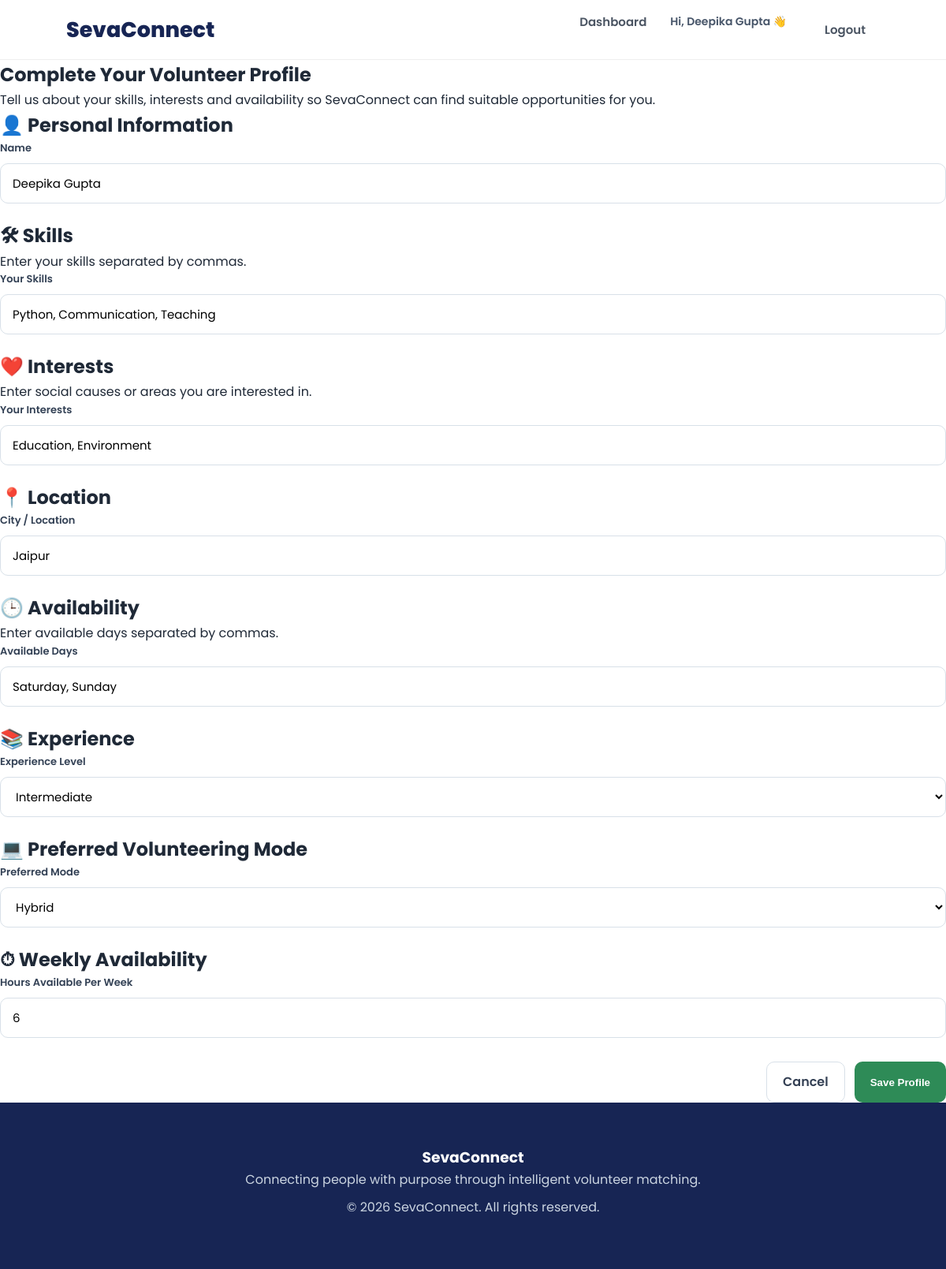
The app's page /volunteer-profile (signed in) with its own data.
### tables this page shows
CREATE TABLE users (
            user_id INTEGER PRIMARY KEY AUTOINCREMENT,
            name TEXT NOT NULL,
            email TEXT UNIQUE NOT NULL,
            password TEXT NOT NULL,
            role TEXT NOT NULL
        );

CREATE TABLE volunteer_profiles (
            profile_id INTEGER PRIMARY KEY AUTOINCREMENT,
            user_id INTEGER UNIQUE NOT NULL,
            skills TEXT,
            interests TEXT,
            location TEXT,
            availability TEXT,
            experience TEXT,
            preferred_mode TEXT,
            hours_per_week INTEGER,
            FOREIGN KEY (user_id) REFERENCES users(user_id)
        );

### app.py (the view, shortened to what this page needs)
@app.route(
    "/volunteer-profile",
    methods=["GET", "POST"]
)
def volunteer_profile():
    if "user_id" not in session:
        return redirect(
            url_for("login")
        )
    if session.get("role") != "volunteer":
        return redirect(
            url_for("login")
        )
    connection = get_db_connection()
    profile = connection.execute(
        """
        SELECT *
        FROM volunteer_profiles
        WHERE user_id = ?
        """,
        (
            session["user_id"],
        )
    ).fetchone()
    user = connection.execute(
        """
        SELECT *
        FROM users
        WHERE user_id = ?
        """,
        (
            session["user_id"],
        )
    ).fetchone()
    connection.close()
    return render_template(
        "volunteer_profile.html",
        profile=profile,
        user=user
    )

### app.py (called while the page is built)
def get_db_connection():
    return DatabaseConnection()

    def execute(self, query, params=()):
        if self.is_postgres:
            query = query.replace(
                "?",
                "%s"
            )
            cursor = self.connection.cursor(
                cursor_factory=RealDictCursor
            )
            cursor.execute(
                query,
                params
            )
            return cursor
        else:
            return self.connection.execute(
                query,
                params
            )

    def close(self):
        self.connection.close()

### templates/volunteer_profile.html (shortened to what this page needs)
<!DOCTYPE html>
<html lang="en">
<head>
    <link
        rel="stylesheet"
        href="{{ url_for('static', filename='style.css') }}"
    >
</head>
<body>
    <nav class="navbar">
        <div class="logo">
            SevaConnect
        </div>
        <div class="nav-links">
            <a href="/volunteer-dashboard">
                Dashboard
            </a>
            <span class="welcome-user">
                Hi, {{ session["name"] }} 👋
            </span>
            <a
                href="/logout"
                class="login-btn"
            >
                Logout
            </a>
        </div>
    </nav>
    <main class="profile-page">
        <section class="profile-header">
            <h1>
                Complete Your Volunteer Profile
            </h1>
            <p>
                Tell us about your skills, interests and
                availability so SevaConnect can find
                suitable opportunities for you.
            </p>
        </section>
        <section class="profile-form-card">
            <form
                action="/volunteer-profile"
                method="POST"
            >
                <div class="form-section">
                    <h2>
                        👤 Personal Information
                    </h2>
                    <div class="form-group">
                        <label for="name">
                            Name
                        </label>
                        <input
                            type="text"
                            id="name"
                            name="name"
                            value="{{ session['name'] }}"
                            required
                        >
                    </div>
                </div>
                <div class="form-section">
                    <h2>
                        🛠 Skills
                    </h2>
                    <p class="form-help">
                        Enter your skills separated by commas.
                    </p>
                    <div class="form-group">
                        <label for="skills">
                            Your Skills
                        </label>
                        <input
                            type="text"
                            id="skills"
                            name="skills"
                            value="{{ profile['skills'] if profile else '' }}"
                            placeholder="Python, Teaching, Communication"
                            required
                        >
                    </div>
                </div>
                <div class="form-section">
                    <h2>
                        ❤️ Interests
                    </h2>
                    <p class="form-help">
                        Enter social causes or areas
                        you are interested in.
                    </p>
                    <div class="form-group">
                        <label for="interests">
                            Your Interests
                        </label>
                        <input
                            type="text"
                            id="interests"
                            name="interests"
                            value="{{ profile['interests'] if profile else '' }}"
                            placeholder="Education, Environment, Healthcare"
                            required
                        >
                    </div>
                </div>
                <div class="form-section">
                    <h2>
                        📍 Location
                    </h2>
                    <div class="form-group">
                        <label for="location">
                            City / Location
                        </label>
                        <input
                            type="text"
                            id="location"
                            name="location"
                            value="{{ profile['location'] if profile else '' }}"
                            placeholder="Jaipur"
                            required
                        >
                    </div>
                </div>
                <div class="form-section">
                    <h2>
                        🕒 Availability
                    </h2>
                    <p class="form-help">
                        Enter available days separated by commas.
                    </p>
                    <div class="form-group">
                        <label for="availability">
                            Available Days
                        </label>
                        <input
                            type="text"
                            id="availability"
                            name="availability"
                            value="{{ profile['availability'] if profile else '' }}"
                            placeholder="Saturday, Sunday"
                            required
                        >
                    </div>
                </div>
                <div class="form-section">
                    <h2>
                        📚 Experience
                    </h2>
                    <div class="form-group">
                        <label for="experience">
                            Experience Level
                        </label>
                        <select
                            id="experience"
                            name="experience"
                            required
                        >
                            <option
                                value="intermediate"
                                {% if profile and profile['experience'] == 'intermediate' %}
                                selected
                                {% endif %}
                            >
                                Intermediate
                            </option>
                        </select>
                    </div>
                </div>
                <div class="form-section">
                    <h2>
                        💻 Preferred Volunteering Mode
                    </h2>
                    <div class="form-group">
                        <label for="preferred_mode">
                            Preferred Mode
                        </label>
                        <select
                            id="preferred_mode"
                            name="preferred_mode"
                            required
                        >
                            <option
                                value="hybrid"
                                {% if profile and profile['preferred_mode'] == 'hybrid' %}
                                selected
                                {% endif %}
                            >
                                Hybrid
                            </option>
                        </select>
                    </div>
                </div>
                <div class="form-section">
                    <h2>
                        ⏱ Weekly Availability
                    </h2>
                    <div class="form-group">
                        <label for="hours_per_week">
                            Hours Available Per Week
                        </label>
                        <input
                            type="number"
                            id="hours_per_week"
                            name="hours_per_week"
                            min="1"
                            max="168"
                            value="{{ profile['hours_per_week'] if profile else '' }}"
                            placeholder="5"
                            required
                        >
                    </div>
                </div>
                <div class="form-actions">
                    <a
                        href="/volunteer-dashboard"
                        class="secondary-button"
                    >
                        Cancel
                    </a>
                    <button
                        type="submit"
                        class="primary-button"
                    >
                        Save Profile
                    </button>
                </div>
            </form>
        </section>
    </main>
    <footer class="footer">
        <div class="footer-content">
            <div>
                <h3>
                    SevaConnect
                </h3>
                <p>
                    Connecting people with purpose through
                    intelligent volunteer matching.
                </p>
            </div>
        </div>
        <div class="footer-bottom">
            <p>
                © 2026 SevaConnect. All rights reserved.
            </p>
        </div>
    </footer>
</body>
</html>

### static/style.css (style rules this page uses)
* { margin: 0; padding: 0; box-sizing: border-box; }
html { scroll-behavior: smooth; }
body { font-family: "Poppins", Arial, Helvetica, sans-serif; color: #1f2937; background: #ffffff; line-height: 1.6; }
.navbar { width: 100%; height: 76px; padding: 0 7%; display: flex; align-items: center; justify-content: space-between; background: #ffffff; border-bottom: 1px solid #eeeeee; position: sticky; top: 0; z-index: 1000; }
.logo { font-family: "Poppins", sans-serif; font-size: 27px; font-weight: 800; color: #172554; }
.nav-links { display: flex; gap: 30px; }
.nav-links a { font-family: "Poppins", sans-serif; text-decoration: none; color: #4b5563; font-size: 15px; font-weight: 600; transition: 0.3s; }
.login-btn, .register-btn { font-family: "Poppins", sans-serif; text-decoration: none; padding: 10px 18px; border-radius: 8px; font-weight: 600; font-size: 14px; }
.login-btn { color: #172554; }
footer { background: #172554; color: white; text-align: center; padding: 55px 20px; }
footer p { color: #cbd5e1; margin-bottom: 10px; }
.form-group { width: 100%; }
.form-group label, .auth-card label { display: block; margin-bottom: 8px; color: #334155; font-size: 13px; font-weight: 600; }
.welcome-user { color: #475569; font-size: 14px; font-weight: 600; }
.form-group { margin-bottom: 22px; }
.form-group label { display: block; margin-bottom: 8px; font-weight: 600; }
.form-group input, .form-group select, .form-group textarea { width: 100%; box-sizing: border-box; padding: 13px 15px; border: 1px solid #d8e0e8; border-radius: 10px; font-family: inherit; font-size: 15px; background: #ffffff; outline: none; }
.form-actions { display: flex; justify-content: flex-end; gap: 12px; margin-top: 30px; flex-wrap: wrap; }
.secondary-button { display: inline-block; padding: 12px 20px; border-radius: 10px; border: 1px solid #d8e0e8; background: #ffffff; color: #344054; text-decoration: none; font-weight: 600; cursor: pointer; }
.primary-button { display: inline-block; padding: 12px 20px; border-radius: 10px; border: none; background: #2e8b57; color: white; text-decoration: none; font-weight: 600; cursor: pointer; }

### records on screen
users: name "Deepika Gupta"
volunteer_profiles: skills "Python, Communication, Teaching", interests "Education, Environment", location "Jaipur", availability "Saturday, Sunday", experience "Intermediate", preferred_mode "Hybrid", hours_per_week "6"
